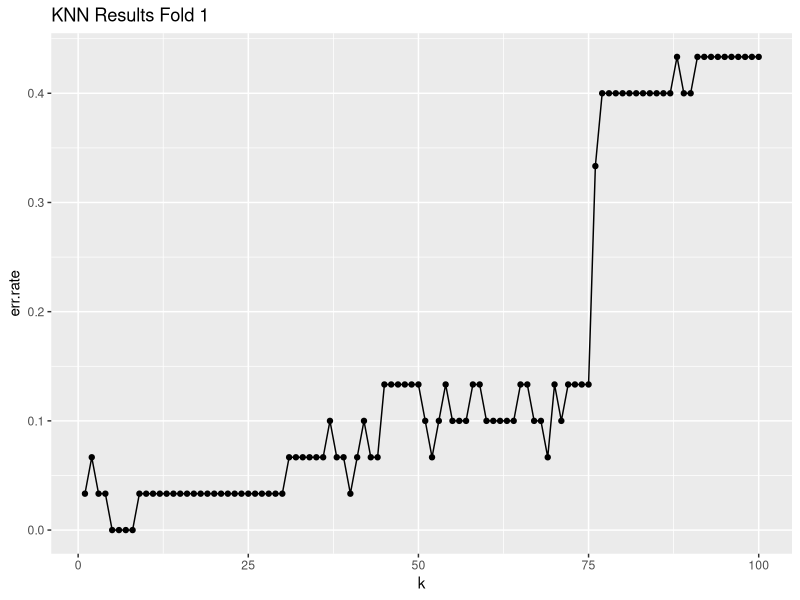
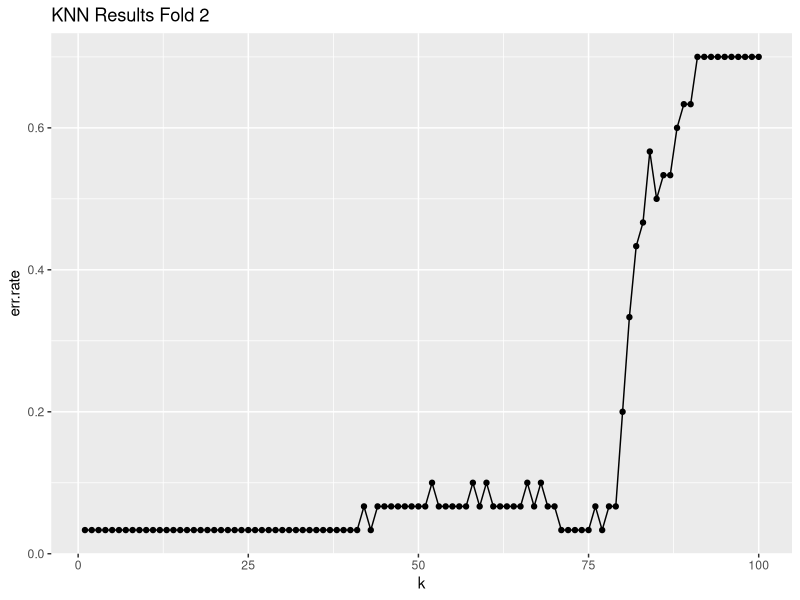
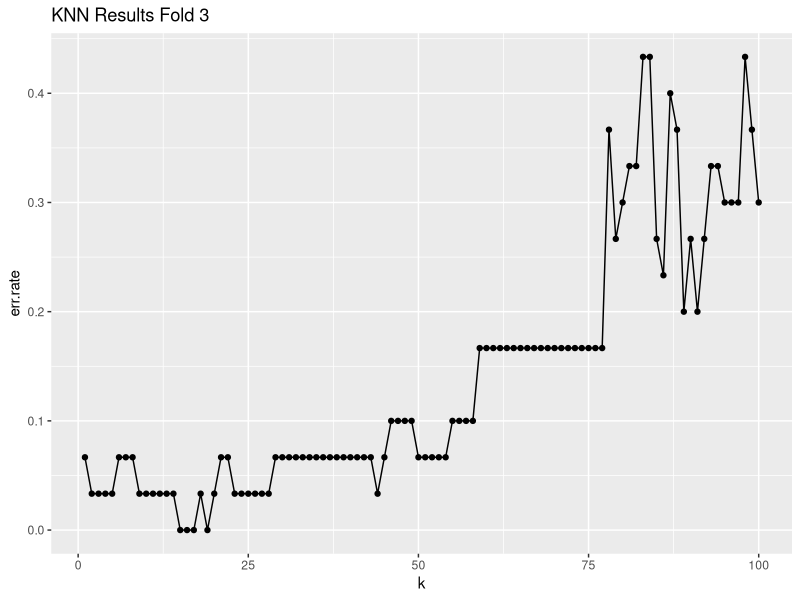
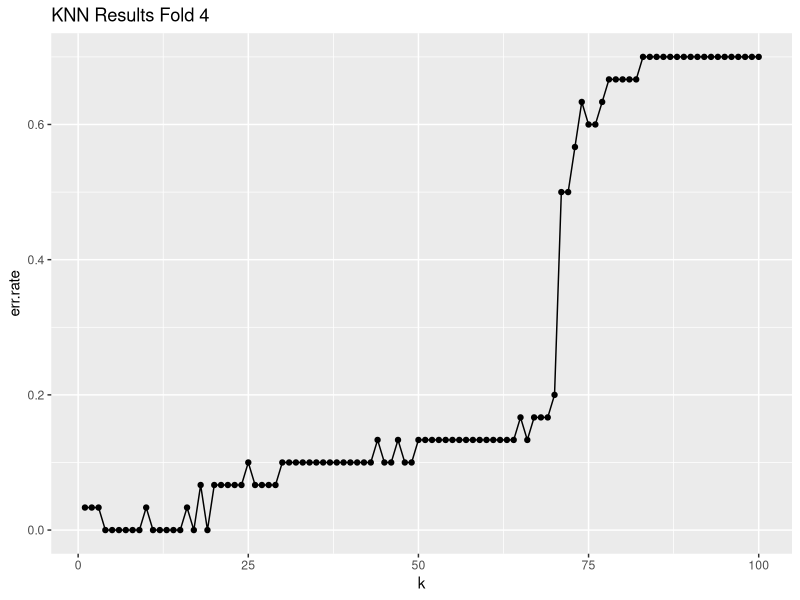
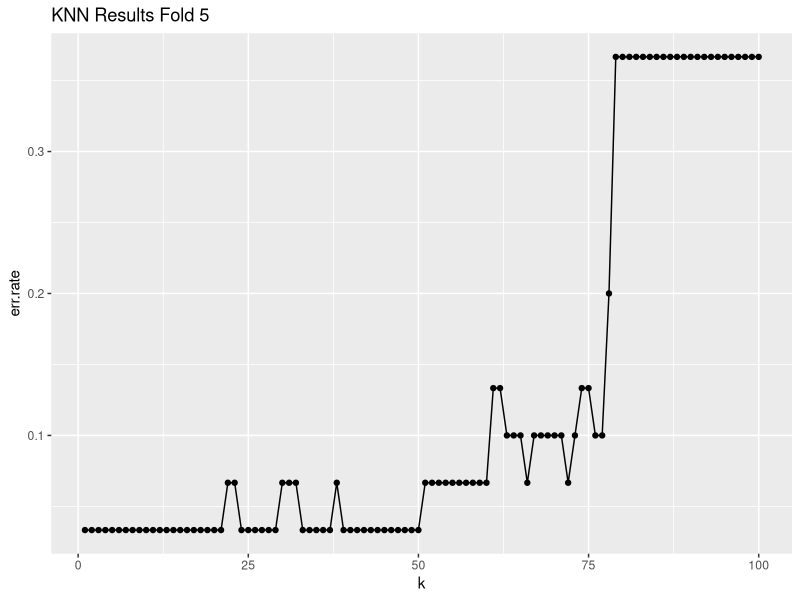

Generate these figures, in order, with R:
### HW2 - FOR LOOP Function for Cross-Validation Folds #### 

rm(list=ls(all=TRUE))

library(class)
library(ggplot2)

data<-iris
labels <- data$Species
data$Species <- NULL

results.err.rates <- c()
cumulative <- c()

knn.nfold <- function(seed, n.folds, max.k) {
	set.seed(seed)
	N <- nrow(data)
	randomized <- sample(1:N)

	k.range <- (1:max.k)

	fold = 1
	
	a = (N / n.folds)
	
	b <- (1:a)

	for (each in 1:n.folds) {
		train.data <- data[-randomized[b], ]
		test.data <- data[randomized[b], ]
		
		train.labels <- as.factor(as.matrix(labels)[-randomized[b]])
		test.labels <- as.factor(as.matrix(labels)[randomized[b]])
		
		b <- b + a
		cat('\n', 'Fold ', fold,' Cross Validation Below', '\n', sep = "")
		
		for (k in k.range) {
			knn.fit <- knn(train.data,
			test.data,
			cl = train.labels,
			k = k
			)
			cat('\n', 'k = ', k, 'Fold = ',fold, '\n', sep = " ")
			print(table(test.labels, knn.fit))
			
			this.err <- sum(test.labels != knn.fit) / length(test.labels)
			results.err.rates <- append(results.err.rates, this.err)
				
			print ("the error for this k is:")
			print (this.err)
		}
		results <- data.frame(k.range, results.err.rates)
		names(results) <- c('k', 'err.rate')
		title <- paste('KNN Results Fold', fold)
		print ("And now I WON'T hang!  Wootwoot!")
		results.plot <- ggplot(results, aes(x=k, y=err.rate)) + geom_point() + geom_line()
		results.plot <- results.plot + ggtitle(title)
		print(results.plot)
		cat('\n', "Done with fold ", fold, " analysis", '\n', sep="")
		print (" ")
		
		print (results)
		print (results.err.rates)
		cumulative <- append(cumulative, results.err.rates)
		results.err.rates <- c()
		print (results.err.rates)
		fold <- fold + 1

	}
	fold <- fold - 1
	print (sum(cumulative))
	ave.out <- sum(cumulative) / (n.folds * max.k)
	cat('\n', "The average Generalization Error Rate for this ", fold, "-Fold kNN analysis is ", ave.out, '\n', sep="")
	return (ave.out)
	
}

knn.nfold(072413, 5, 100)